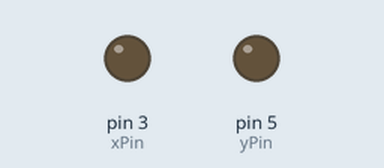
Simulated run of this sketch. Board: Arduino Uno, built with avr-gcc and run on an emulated ATmega328P. Shown: output pins drawn as LEDs (lit = HIGH).

Above: at 0.05 s.
At 0.3 s:
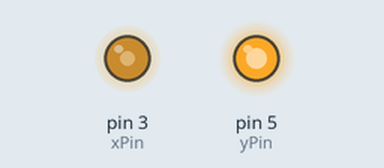
At 0.4 s:
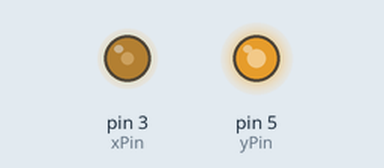
At 0.55 s:
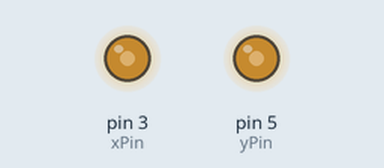
Timing chart, 0 to 3.0 s (numbered marks = the images above):
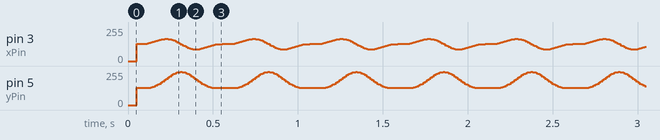

The sketch:

sine_wave.ino
```cpp
const int lookupTableSize = 100;  // Size of the lookup table
int lookupTable[lookupTableSize]; // Lookup table for heart shape

int xPin = 3;  // X-axis pin connected to the oscilloscope
int yPin = 5;  // Y-axis pin connected to the oscilloscope

void setup() {
  pinMode(xPin, OUTPUT); // Set the X-axis pin as an output
  pinMode(yPin, OUTPUT); // Set the Y-axis pin as an output

  // Precompute the values for the heart shape lookup table
  for (int i = 0; i < lookupTableSize; i++) {
    float t = i * 2 * PI / lookupTableSize;
    lookupTable[i] = round(30 * (16 * pow(sin(t), 3)));
  }
}

void loop() {
  // Display the heart shape by outputting the lookup table values to the oscilloscope
  for (int i = 0; i < lookupTableSize; i++) {
    int x = lookupTable[i] * cos(i * 2 * PI / lookupTableSize) + 512;
    int y = lookupTable[i] * sin(i * 2 * PI / lookupTableSize) + 512;

    analogWrite(xPin, x >> 2); // Output the X-axis value (shifted to 8 bits)
    analogWrite(yPin, y >> 2); // Output the Y-axis value (shifted to 8 bits)
    delay(10);
  }
}
```
